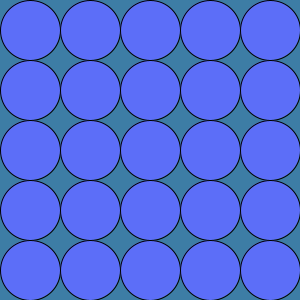
Frame 1 (no input)
Frame 60 (the mouse pressed at the canvas centre just before this capture): identical to frame 1, image omitted
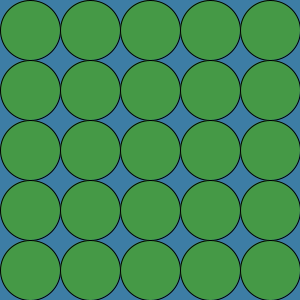
Frame 120 (the mouse held since frame 60 and released just before this capture)

The Processing sketch that drew these frames (run headless with seeded random() and noise(); from frame 60 on, the mouse is pressed at the canvas centre):

// Processing sketch: week03_10
// ── week03_10.pde
void setup(){
  size(300,300);
  colorMode(HSB,360,100,100);
  chooseColor();
}
void mousePressed(){
  chooseColor();
}
int I,J;
float h,s,b,dh,ds,db;
void chooseColor(){
  h=random(360);
  s=random(50,100);
  b=random(50,100);
  I=int(random(5));
  J=int(random(5));
  dh=random(-10,+10);
  ds=random(-10,+10);
  db=random(-10,+10);
}
void draw(){
  background(203,63,65);
  for(int i=0;i<5;i++){
    for(int j=0;j<5;j++){
      if(i==I&&j==J)fill(h+dh,s+ds,b+db);
      fill(h,s,b);
      ellipse(30+j*60,30+i*60,60,60);
    }
  }
}
